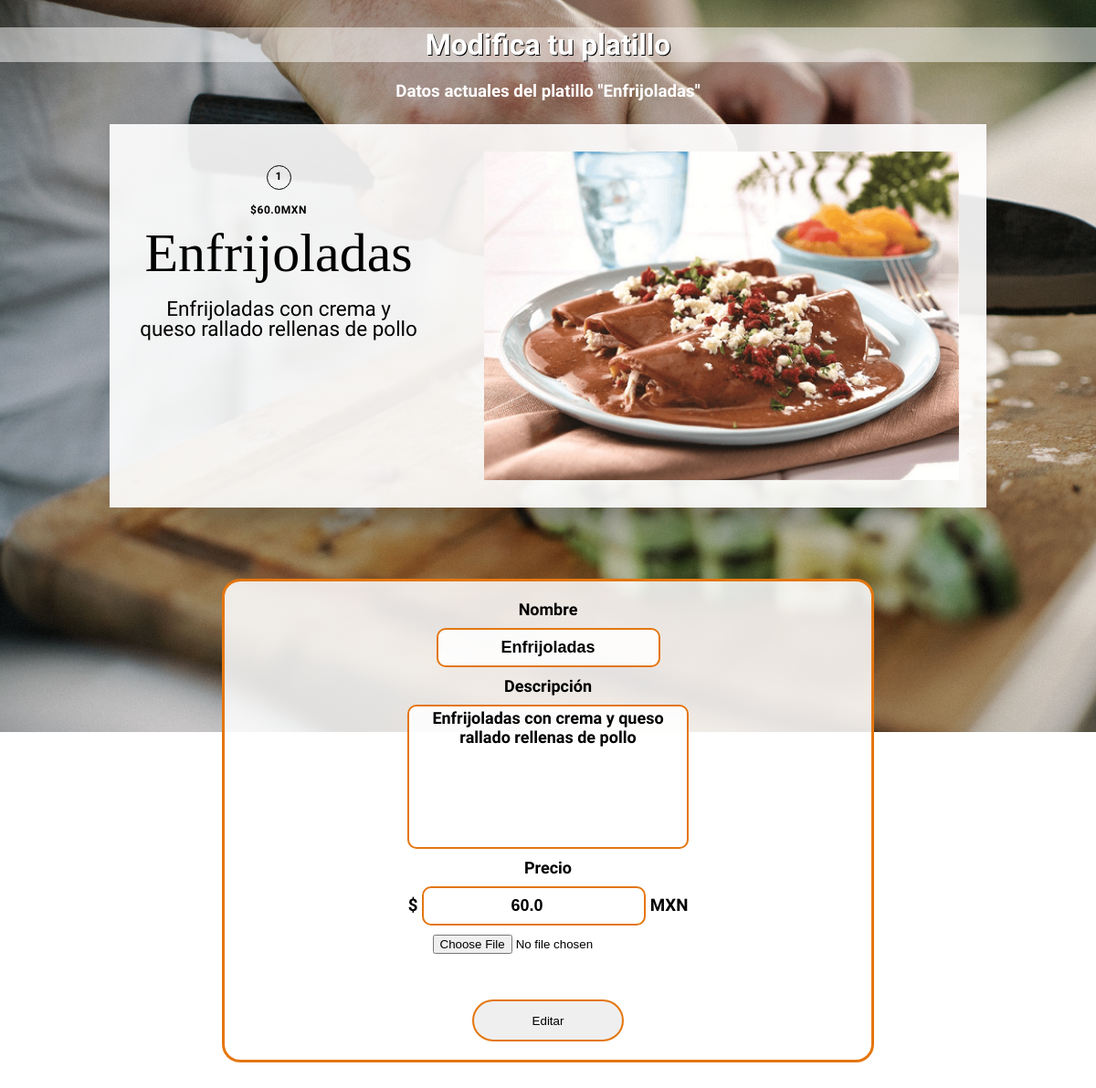
The page /platillo/editar (signed in) on the database its author committed.
### platillo/models.py (models this page shows, shortened)
class Platillo(models.Model):
    id = models.AutoField(primary_key=True)
    nombre = models.CharField(max_length=200, unique=True)
    descripcion = models.CharField(max_length=500, null=True)
    precio = models.FloatField(null=False, default=0)
    imagen = models.ImageField(null=True, upload_to=directorio_imagen)
    categoria = models.ForeignKey(
        'categoria.Categoria', on_delete=models.CASCADE)
    class Meta:
        db_table = 'platillo'
        verbose_name_plural = "Platillos"

### platillo/urls.py (the view)
    def _inner(request, *args, **kwargs):
        if not request.user.is_superuser:
            raise PermissionDenied
        return function(request, *args, **kwargs)

### platillo/forms.py (shortened to what this page needs)
class FormularioEditarPlatillo(forms.ModelForm):
    nombre = forms.CharField(label="nombre", max_length=250, required=True, widget=forms.TextInput(
        attrs={'class': 'campo', 'name': 'nombre'}))
    descripcion = forms.CharField(label="descripcion", max_length=500, required=False, widget=forms.Textarea(
        attrs={'class': 'campoDescripcion', 'name': 'descripcion'}))
    precio = forms.FloatField(label="precio", required=True, widget=forms.NumberInput(
        attrs={'class': 'campo', 'name': 'precio'}))
    imagen = forms.FileField(label="imagen", required=False, widget=FileInput)
    class Meta:
        db_table = "platillo"
        model = Platillo
        fields = ("nombre", "descripcion", "precio", "imagen")

### platillo/urls.py (called while the page is built)
def superuser_only(function):
    def _inner(request, *args, **kwargs):
        if not request.user.is_superuser:
            raise PermissionDenied
        return function(request, *args, **kwargs)
    return _inner

### platillo/views.py (called while the page is built)
    def get(self, request):
        platillo_original = Platillo.objects.get(pk=request.session.get('id'))
        formulario = FormularioEditarPlatillo(instance=platillo_original)
        contexto = {"formulario": formulario,
                    "platillo_original": platillo_original}
        return render(request, self.template, contexto)

### platillo/templates/platillo/editar_platillo.html (shortened to what this page needs)
{% load static %}
<link rel="stylesheet" type="text/css" href={% static 'platillo/css/editar_platillo.css'%}>
<h1> Modifica tu platillo </h1>
<h3> Datos actuales del platillo "{{platillo_original.nombre}}" <h3>
<div class="card-container">
  <div class="card u-clearfix">
    <div class="card-body">
      <span class="card-number card-circle subtle">{{platillo_original.id}}</span>
      <span class="card-author subtle">${{platillo_original.precio}}MXN</span>
      <h2 class="card-title">{{platillo_original.nombre}}</h2>
      <span class="card-description subtle">{{platillo_original.descripcion}}</span>
    </div>
    <img src="{{platillo_original.imagen.url}}" alt="" class="card-media" height="360" width="auto"/>
  </div>
</div><br>
<div id="container">
    <form action="" method="POST" enctype="multipart/form-data">
        <label for="nombre">Nombre</label><br>
        {{ formulario.nombre }}<br>
        <label for="descripcion">Descripción</label><br>
        {{ formulario.descripcion }}<br>
        <label for="precio">Precio</label><br>
        $ {{ formulario.precio }} MXN<br>
        {{ formulario.imagen }}<br>
        <input id="btnCrear" value="Editar" type="submit">
    </form>
  </div>

### platillo/static/platillo/css/editar_platillo.css (style rules this page uses)
h1 { margin-top: 30px; background: rgba(255, 255, 255, 0.5); text-shadow: 1px 1px black; }
#container { color: black; height: 80vh; display: flex; flex-wrap: nowrap; flex-direction: column; justify-content: center; align-items: center; align-content: center; margin-top: 10px; }
#container form { background: rgba(255, 255, 255, 0.863); padding: 20px 200px 20px 200px; border-radius: 20px; border: solid rgba(228, 118, 15); }
.campo { height: 35px; background: rgba(255, 255, 255, 0.9); border: solid 2px rgba(228, 118, 15); border-radius: 10px; margin: 10px 0px 10px 0px; text-align: center; font-weight: bold; font-size: large; padding: 2px 0px 2px 0px; }
.campoDescripcion { width: 300; height: 150; resize: none; background: rgba(255, 255, 255, 0.9); border: solid 2px rgba(228, 118, 15); border-radius: 10px; font-size: large; font-family: "Istok Web", sans-serif; margin: 10px 0px 10px 0px; text-align: center; font-weight: bold; }
label { font-size: large; font-weight: bolder; font-family: "Istok Web", sans-serif; }
#btnCrear { margin-top: 50px; height: 40px; width: 150px; border: solid 2px rgba(228, 118, 15); border-radius: 80px; transition: all 1s ease; transform: scale(1); cursor: pointer; }
*, *:before, *:after { box-sizing: inherit; }
.u-clearfix:before, .u-clearfix:after { content: " "; display: table; }
.u-clearfix:after { clear: both; }
.u-clearfix { *zoom: 1; }
.subtle { color: black; }
.card-container { margin: 25px auto 0; position: relative; width: 80vw; }
.card { background-color: rgba(255, 255, 255, 0.911); padding: 30px; position: relative; box-shadow: 0 0 5px rgba(75, 75, 75, 0.07); z-index: 1; }
.card-body { display: inline-block; float: left; width: 310px; }
.card-number { margin-top: 15px; }
.card-circle { border: 1px solid black; border-radius: 50%; display: inline-block; line-height: 22px; font-size: 12px; height: 25px; text-align: center; width: 25px; }
.card-author { display: block; font-size: 12px; letter-spacing: 0.5px; margin: 15px 0 0; text-transform: uppercase; }
.card-title { font-family: "Cormorant Garamond", serif; color: black; font-size: 60px; font-weight: 300; line-height: 60px; margin: 10px 0; }
.card-description { display: inline-block; font-weight: 300; line-height: 22px; margin: 10px 0; font-size: larger; }
.card-media { float: right; }

### rows shown on the page
Platillo: nombre "Enfrijoladas", id "1", precio "60.0", descripcion "Enfrijoladas con crema y queso rallado rellenas de pollo", imagen (picture)
